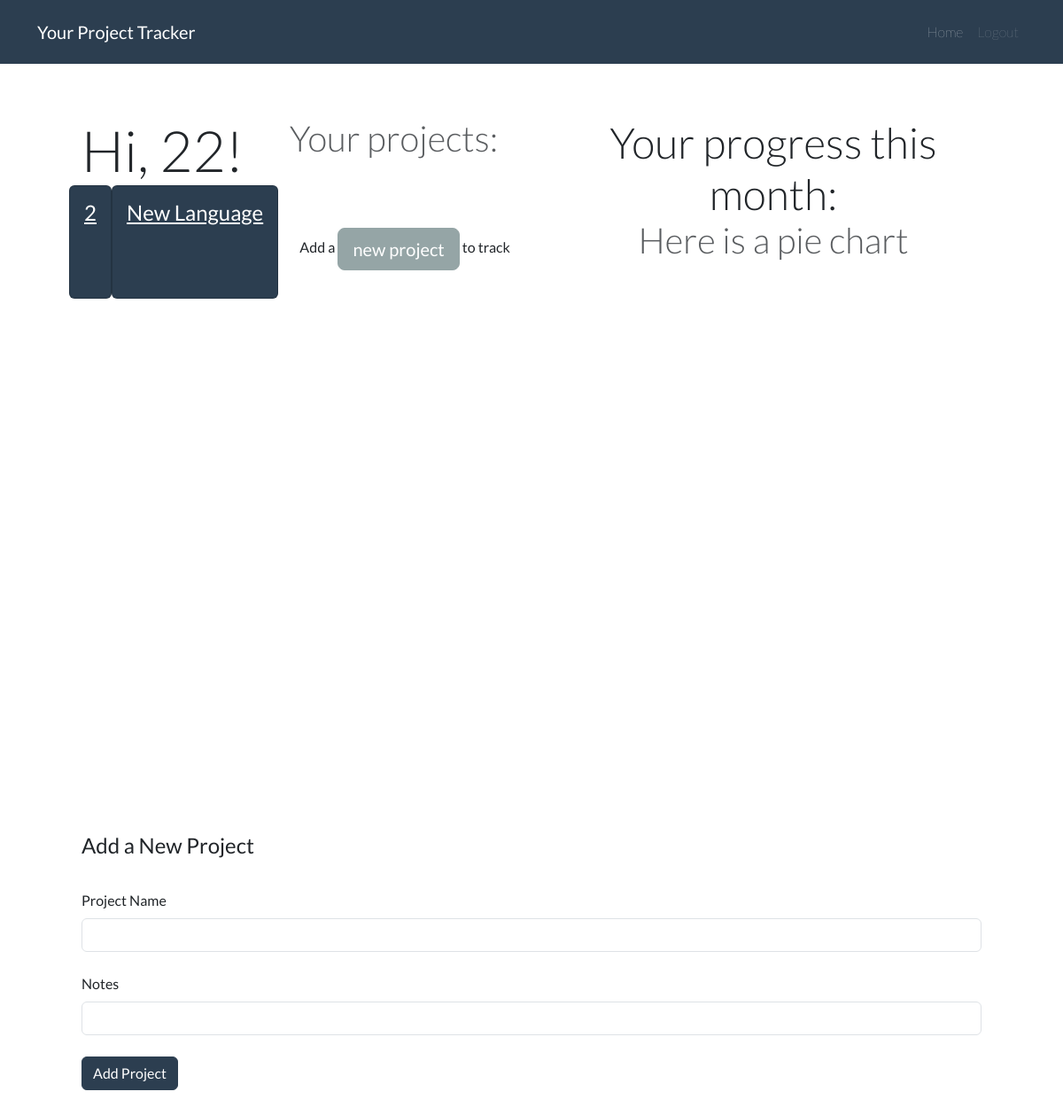
/ (signed in), run on an earlier commit of the app's database.
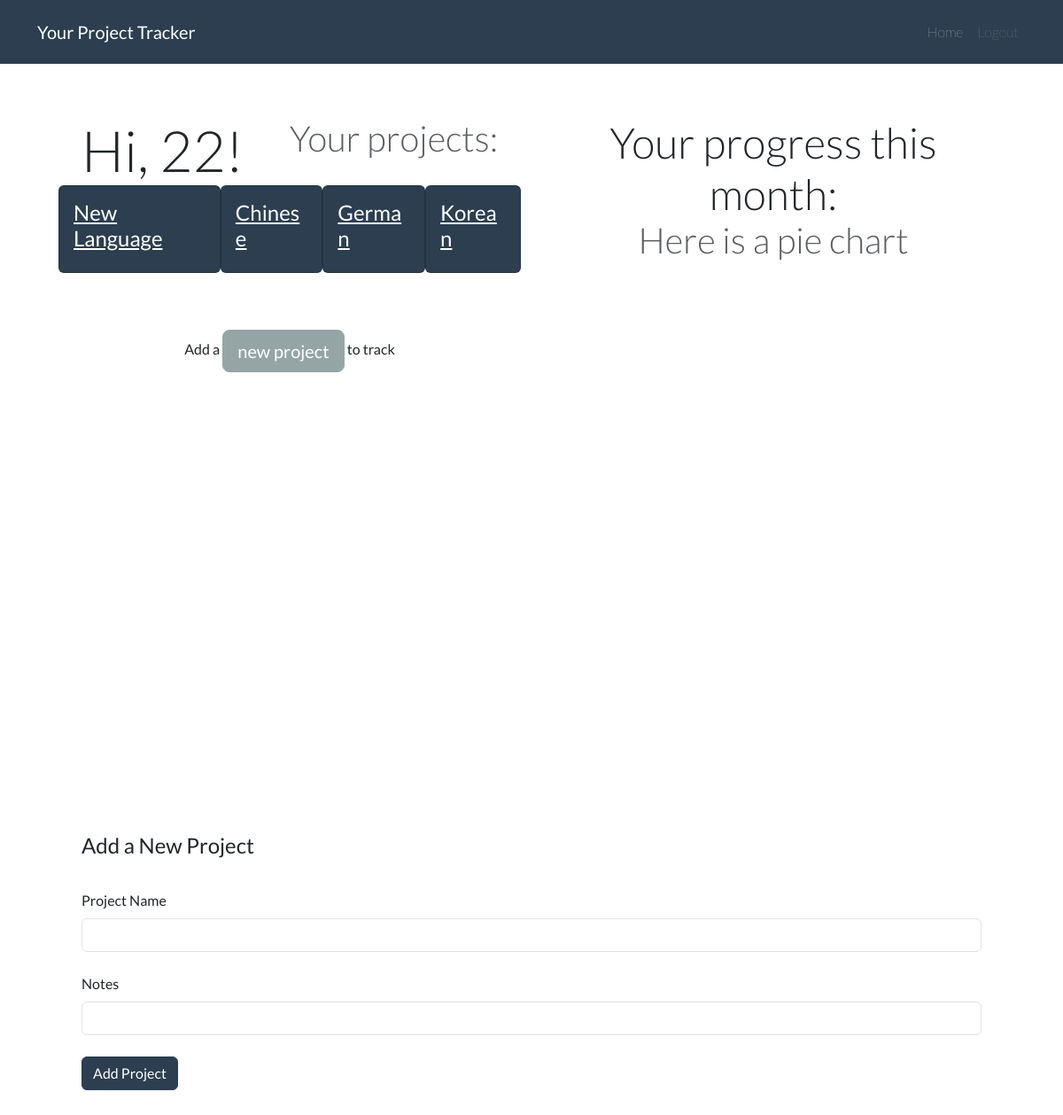
And on a later commit of the database.
### website/models.py (models this page shows, shortened)
class User(db.Model, UserMixin):
    id = db.Column(db.Integer, primary_key=True)
    email = db.Column(db.String(100), nullable=False, unique=True)
    password = db.Column(db.String(100), nullable=False)
    name = db.Column(db.String(20), nullable=False)
    projects = db.relationship('Project', backref='owner')

class Project(db.Model):
    id = db.Column(db.Integer, primary_key=True)
    project_name = db.Column(db.String(30), nullable=False)
    notes = db.Column(db.String(1000), nullable=False, default='')
    user_id = db.Column(db.Integer, db.ForeignKey('user.id'), nullable=False)
    entries = db.relationship('Entry')

### website/views.py (the view, shortened to what this page needs)
@views.route('/', methods=['GET', 'POST'])
@login_required
def home():
    project_form = AddProjectForm()
    return render_template("home.html", user=current_user, project_form=project_form)

### website/forms.py
class AddProjectForm(FlaskForm):
    project_name = StringField('Project Name', validators=[DataRequired(), Length(min=1, max=30)])
    notes = StringField('Notes')
    submit = SubmitField('Add Project')

### website/__init__.py (called while the page is built)
def create_app():
    app = Flask(__name__)
    app.config['SECRET_KEY'] = '18d1724277f006e116623f1bc2297dea'
    app.config['SQLALCHEMY_DATABASE_URI'] = f'sqlite:///{DB_NAME}'
    db.init_app(app)
    from .views import views
    from .auth import auth
    app.register_blueprint(views, url_prefix='/')
    app.register_blueprint(auth, url_prefix='/')
    from .models import User
    create_database(app)
    login_manager = LoginManager()
    login_manager.login_view = 'auth.login'
    login_manager.init_app(app)
    login_manager.login_message_category = "info"
    @login_manager.user_loader
    def load_user(id):
        return User.query.get(int(id))
    return app

### website/templates/home.html (shortened to what this page needs)
{% extends "base.html" %}
{% block content %}
    <section class="container-lg my-1" id="greet">
        <div class="container-lg my-3">
            {% if not user.projects %}
                <div class="row justify-content-between">
                    <div class="col-4 col-md-4 text-center text-md-start d-flex align-content-between flex-wrap">
                        <div class="display-3">Hi, {{user.name}}!</div>
                        <div class="display-6 text-muted">No projects yet?</div>
                        <a href="#addproject" class="btn btn-lg btn-secondary">Add a project to track:</a>
                    </div>
                    <div class="col-8 col-md-5 text-center">
                        <div class="display-3">Welcome to the Project Tracker!</div>
                        <!-- <div class="display-6 text-muted">Here is how it works:</div>
                        Carousel ? -->
                    </div>
                </div>
            {% else %}
            <div class="container-lg my-3">
                <div class="row justify-content-around">
                    <div class="col-md-6 text-center text-md-start d-flex align-content-center flex-wrap" id="leftgreet">
                        <div class="display-3">Hi, {{user.name}}!</div>
                        <div class="display-6 text-muted">Your projects:</div>
                        <div class="projectlist">
                            {% for project in user.projects %}
                                <div class="card text-white bg-primary mb-3">
                                    <a class="card-body" href="{{ url_for('views.project', project_id=project.id) }}">
                                        <h4 class="card-title">{{project.project_name}}</h4>
                                    </a>
                                </div>
                            {% endfor %}
                        </div>
                        <div>Add a <a href="#addproject" class="btn btn-lg btn-secondary my-5">new project</a> to track</div>
                    </div>
                    <div class="col-md-6 text-center">
                        <div class="display-5">Your progress this month:</div>
                        <div class="display-6 text-muted">Here is a pie chart</div>
                </div>
            </div>
            {% endif %}
        </div>
    </section>
    <section id="addproject">
        <div class="container-lg my-3">
            <form method="POST" action="#">
                <fieldset class="form-group">
                    <legend>Add a New Project</legend>
                    <div class="form-group">
                        {{ project_form.project_name.label(class="form-label mt-4") }}
                        {% if project_form.project_name.errors %}
                            {{ project_form.project_name(class="form-control is-invalid") }}
                            <div class="invalid-feedback">
                                {% for error in project_form.project_name.errors %}
                                    <span>{{ error }}</span>
                                {% endfor %}
                            </div>
                        {% else %}
                            {{ project_form.project_name(class="form-control") }}
                        {% endif %}
                    </div>
                    <div class="form-group">
                        {{ project_form.notes.label(class="form-label mt-4") }}
                        {% if project_form.notes.errors %}
                            {{ project_form.notes(class="form-control is-invalid") }}
                            <div class="invalid-feedback">
                                {% for error in project_form.notes.errors %}
                                    <span>{{ error }}</span>
                                {% endfor %}
                            </div>
                        {% else %}
                            {{ project_form.notes(class="form-control") }}
                        {% endif %}
                    </div>
                </fieldset>
                <br>
                <div class="form-group">
                    {{ project_form.submit(class="btn btn-primary") }}
                </div>
            </form>
        </div>
    </section>
{% endblock %}

### website/templates/base.html (shortened to what this page needs)
<!DOCTYPE html>
<html lang="en">
<head>
    <link href="https://cdn.jsdelivr.net/npm/bootstrap@5.1.2/dist/css/bootstrap.min.css" rel="stylesheet"
>
    <link rel="stylesheet" type="text/css" href="{{ url_for('static', filename='style.css') }}">
    <link href="https://cdn.jsdelivr.net/npm/bootswatch@5.1.2/dist/flatly/bootstrap.min.css" rel="stylesheet">
</head>
<body>
    <nav class="navbar navbar-expand-md navbar-dark bg-primary">
        <div class="container-xl">
          <a class="navbar-brand" href="{{ url_for('views.home') }}">
            <span>Your Project Tracker</span>
          </a>
          <div class="collapse navbar-collapse justify-content-end align-center" id="navbarColor01">
            <ul class="navbar-nav">
              {% if user and user.is_authenticated %}
                <li class="nav-item">
                  <a class="nav-link active fw-lighter" href="{{ url_for('views.home') }}">Home
                  </a>
                </li>
                <li class="nav-item">
                  <a class="nav-link fw-lighter" href="{{ url_for('auth.logout') }}">Logout</a>
                </li>
              {% endif %}
            </ul>
          </div>
        </div>
      </nav>
        {% block content %}{% endblock %}
</body>
</html>

### website/static/style.css (style rules this page uses)
#greet { height: 100vh; }
section { height: 100vh; padding: 5vh 10vh; }
#leftgreet { justify-content: space-around; align-content: space-around; }
.projectlist { display: flex; justify-content: space-around; }

What changed in the data, as far as the page shows it:
removed Project: project_name "2"
added Project: project_name "Chinese"
added Project: project_name "German"
added Project: project_name "Korean"
